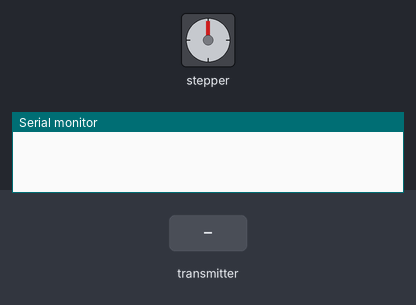
This sketch was run on a simulated Arduino Uno, built with avr-gcc and run on an emulated ATmega328P. Parts: stepper motor, the last lines printed to the serial monitor. The test bench sets the inputs (shaded band). No radio packets arrive unless stated; stepper angles assume 2048 steps per turn.

Above: at 1.2 s.
1.3 s: the transmitter starts sending receivedValue = 256
At 2.08 s:
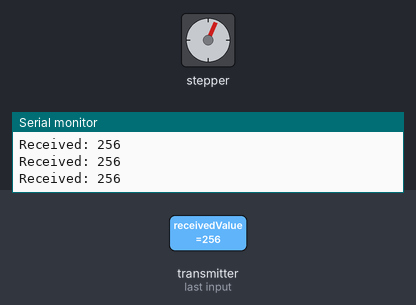
At 2.7 s:
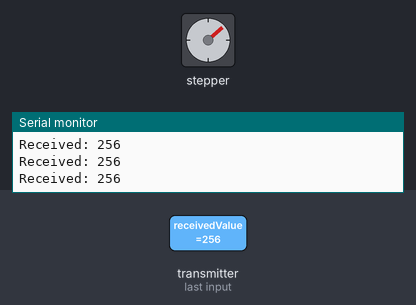
4.3 s: the transmitter starts sending receivedValue = 512
At 4.55 s:
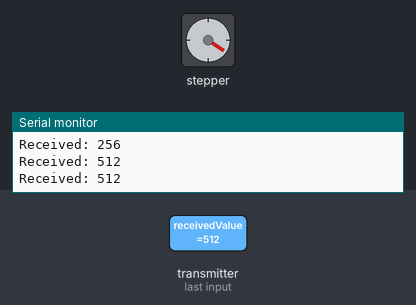
7.3 s: the transmitter starts sending receivedValue = 1023
13.3 s: the transmitter starts sending receivedValue = 256
Timing chart, 0 to 17.3 s (numbered marks = the images above; inputs shaded):
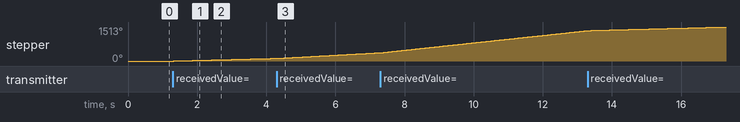

The sketch:

Motor_Funk_Unten.ino
```cpp
/*
Code für Uno mit Motor und Sender (Unteres Turretmodul)
 - left/right

| NRF24L01 | Arduino           | Erklärung        |
| -------- | ----------------- | ---------------- |
|   VCC    | 3.3V              | NIEMALS 5V       |
|   GND    | GND               | Gemeinsame Masse |
|   CE     | Pin 9             | Frei wählbar     |
|   CSN    | Pin 10            | Frei wählbar     |
|   SCK    | Pin 13            | SPI-Clock        |
|   MOSI   | Pin 11            | SPI-Daten        |
|   MISO   | Pin 12            | SPI-Daten        |
|   IRQ    | nicht anschließen | Optional         |


| Treiber  | Arduino           | Erklärung        |
| -------- | ----------------- | ---------------- |
| -        | GND               |                  |
| +        | 5V                |                  |
| 1N1      | Pin 4             |                  |
| 1N1      | Pin 5             |                  |
| 1N1      | Pin 6             |                  |
| 1N1      | Pin 7             |                  |

*/


#include <Stepper.h>
#include <SPI.h>
#include <nRF24L01.h>
#include <RF24.h>

// ---------- Funk ----------
RF24 radio(9, 10);
const byte address[6] = "00001";

int16_t receivedValue = 0;
unsigned long lastReceiveTime = 0;
const unsigned long TIMEOUT_MS = 200; // Funk-Timeout

// ---------- Stepper ----------
const int stepsPerRevolution = 2048;
Stepper motorHorizontal(stepsPerRevolution, 4, 6, 5, 7);

// --- Motor-Konfig ---
int maxRPM = 15;
const int stepMultiplier = 4;

void setup() {
  Serial.begin(9600);

  radio.begin();
  radio.openReadingPipe(0, address);
  radio.setPALevel(RF24_PA_LOW);
  radio.startListening();
}

void loop() {

  // 📡 Empfang
  if (radio.available()) {
    radio.read(&receivedValue, sizeof(receivedValue));
    lastReceiveTime = millis();

    Serial.print("Received: ");
    Serial.println(receivedValue);
  }

  // 🚨 Failsafe: kein Signal → STOP
  if (millis() - lastReceiveTime > TIMEOUT_MS) {
    receivedValue = 0;
  }

  MoveHorizontal(receivedValue);
  delay(5);
}

void MoveHorizontal(int value) {

  // Wert 0 → Motor aus
  if (value == 0) return;

  // Normieren auf -1 … +1
  float speedFraction = (float)value / 512.0;
  int motorRPM = speedFraction * maxRPM;

  int direction = (motorRPM > 0) ? 1 : -1;
  int stepsToMove = abs(motorRPM) * stepMultiplier;

  motorHorizontal.setSpeed(abs(motorRPM));
  motorHorizontal.step(stepsToMove * direction);
}
```

Measured:
- after the input at 1.3 s, stepper: keeps turning clockwise at about 40°/s, starting at once
